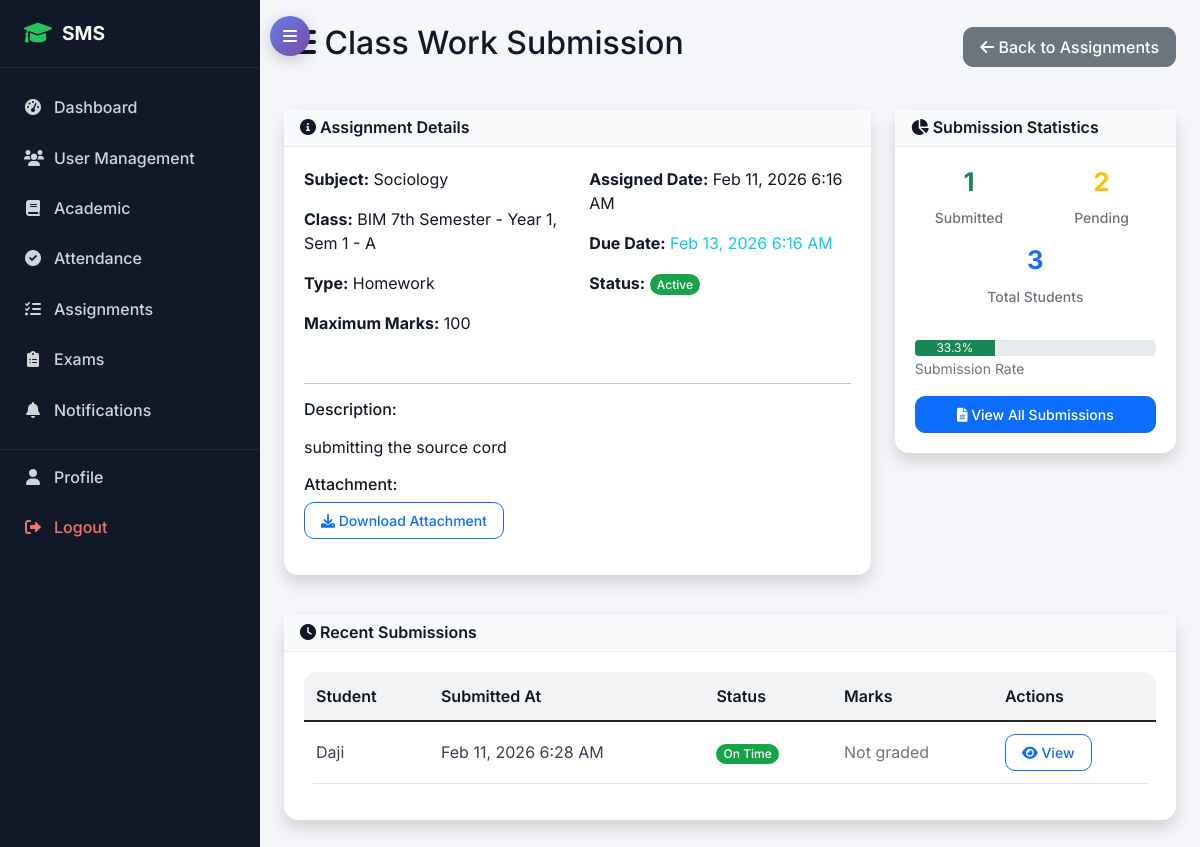
The page /academic/assignments/45/ (signed in) on the database its author committed.
### academic/models.py (models this page shows, shortened)
class Assignment(models.Model):
    ASSIGNMENT_TYPES = (
        ('homework', 'Homework'),
        ('project', 'Project'),
        ('lab', 'Lab Work'),
        ('presentation', 'Presentation'),
        ('quiz', 'Quiz'),
    )
    title = models.CharField(max_length=200)
    description = models.TextField()
    assignment_type = models.CharField(max_length=20, choices=ASSIGNMENT_TYPES, default='homework')
    subject = models.ForeignKey(Subject, on_delete=models.CASCADE)
    class_assigned = models.ForeignKey(Class, on_delete=models.CASCADE)
    teacher = models.ForeignKey(TeacherProfile, on_delete=models.CASCADE)
    assigned_date = models.DateTimeField(auto_now_add=True)
    due_date = models.DateTimeField()
    max_marks = models.PositiveIntegerField(default=100)
    instructions = models.TextField(blank=True)
    attachment = models.FileField(upload_to='assignments/', blank=True, null=True)
    is_active = models.BooleanField(default=True)

class Subject(models.Model):
    name = models.CharField(max_length=100)
    code = models.CharField(max_length=20, unique=True)
    course = models.ForeignKey(Course, on_delete=models.CASCADE)
    semester = models.PositiveIntegerField()
    year = models.PositiveIntegerField()  # 1st year, 2nd year, etc.
    credits = models.PositiveIntegerField(default=3)
    description = models.TextField(blank=True)
    class Meta:
        unique_together = ['code', 'course']

class Class(models.Model):
    name = models.CharField(max_length=50)
    course = models.ForeignKey(Course, on_delete=models.CASCADE)
    year = models.PositiveIntegerField()  # 1st year, 2nd year, etc.
    semester = models.PositiveIntegerField()
    section = models.CharField(max_length=10)
    academic_year = models.ForeignKey(AcademicYear, on_delete=models.CASCADE)
    class_teacher = models.ForeignKey(TeacherProfile, on_delete=models.SET_NULL, null=True, blank=True, related_name='class_teacher_for')
    class Meta:
        unique_together = ['course', 'year', 'semester', 'section', 'academic_year']

class AssignmentSubmission(models.Model):
    assignment = models.ForeignKey(Assignment, on_delete=models.CASCADE)
    student = models.ForeignKey(StudentProfile, on_delete=models.CASCADE)
    submission_text = models.TextField(blank=True)
    attachment = models.FileField(upload_to='submissions/', blank=True, null=True)
    submitted_at = models.DateTimeField(auto_now_add=True)
    is_late = models.BooleanField(default=False)
    marks_obtained = models.DecimalField(max_digits=6, decimal_places=2, null=True, blank=True)
    feedback = models.TextField(blank=True)
    graded_by = models.ForeignKey(TeacherProfile, on_delete=models.SET_NULL, null=True, blank=True)
    graded_at = models.DateTimeField(null=True, blank=True)
    class Meta:
        unique_together = ['assignment', 'student']

### accounts/models.py (models this page shows, shortened)
class StudentProfile(models.Model):
    user = models.OneToOneField(User, on_delete=models.CASCADE, related_name='student_profile')
    student_id = models.CharField(max_length=20, unique=True)
    admission_date = models.DateField()
    guardian_name = models.CharField(max_length=100)
    guardian_phone = models.CharField(max_length=17)
    guardian_email = models.EmailField()
    emergency_contact = models.CharField(max_length=17)
    blood_group = models.CharField(max_length=5, blank=True)

class User(AbstractUser):
    USER_TYPE_CHOICES = (
        ('admin', 'Admin'),
        ('student', 'Student'),
        ('teacher', 'Teacher'),
        ('parent', 'Parent'),
    )
    user_type = models.CharField(max_length=10, choices=USER_TYPE_CHOICES)
    phone_regex = RegexValidator(regex=r'^\+?1?\d{9,15}$', message="Phone number must be entered in the format: '+999999999'. Up to 15 digits allowed.")
    phone_number = models.CharField(validators=[phone_regex], max_length=17, blank=True)
    address = models.TextField(blank=True)
    date_of_birth = models.DateField(null=True, blank=True)
    profile_picture = models.ImageField(upload_to='profile_pics/', blank=True, null=True)
    is_active = models.BooleanField(default=True)
    created_at = models.DateTimeField(auto_now_add=True)
    updated_at = models.DateTimeField(auto_now=True)

### academic/views.py (the view)
# urls.py: path('assignments/<int:assignment_id>/', views.assignment_detail, name='assignment_detail'),
@login_required
@user_passes_test(is_teacher_or_admin)
def assignment_detail(request, assignment_id):
    assignment = get_object_or_404(Assignment, id=assignment_id)
    if request.user.user_type == 'teacher' and assignment.teacher != request.user.teacher_profile:
        messages.error(request, 'You do not have permission to view this assignment.')
        return redirect('academic:assignment_list')
    submissions = AssignmentSubmission.objects.filter(
        assignment=assignment
    ).select_related('student__user').order_by('-submitted_at')
    total_students = assignment.class_assigned.studentenrollment_set.filter(is_active=True).count()
    submitted_count = submissions.count()
    pending_count = total_students - submitted_count
    submission_percentage = (submitted_count / total_students * 100) if total_students > 0 else 0
    context = {
        'assignment': assignment,
        'submissions': submissions,
        'total_students': total_students,
        'submitted_count': submitted_count,
        'pending_count': pending_count,
        'submission_percentage': round(submission_percentage, 1),
    }
    return render(request, 'academic/assignment_detail.html', context)

### academic/views.py (called while the page is built)
def is_teacher_or_admin(user):
    return user.is_authenticated and user.user_type in ['admin', 'teacher']

### templates/academic/assignment_detail.html (shortened to what this page needs)
{% extends 'base.html' %}
{% block content %}
<div class="row">
    <div class="col-12">
        <div class="d-flex justify-content-between align-items-center mb-4">
            <h2><i class="fas fa-tasks"></i> {{ assignment.title }}</h2>
            <div>
                <a href="{% url 'academic:assignment_list' %}" class="btn btn-secondary">
                    <i class="fas fa-arrow-left"></i> Back to Assignments
                </a>
            </div>
        </div>
    </div>
</div>
<div class="row mb-4">
    <div class="col-lg-8">
        <div class="card shadow">
            <div class="card-header bg-primary text-white">
                <h6 class="m-0"><i class="fas fa-info-circle"></i> Assignment Details</h6>
            </div>
            <div class="card-body">
                <div class="row">
                    <div class="col-md-6">
                        <p><strong>Subject:</strong> {{ assignment.subject.name }}</p>
                        <p><strong>Class:</strong> {{ assignment.class_assigned.name }}</p>
                        <p><strong>Type:</strong> {{ assignment.assignment_type|title }}</p>
                        <p><strong>Maximum Marks:</strong> {{ assignment.max_marks }}</p>
                    </div>
                    <div class="col-md-6">
                        <p><strong>Assigned Date:</strong> {{ assignment.assigned_date|date:"M d, Y g:i A" }}</p>
                        <p><strong>Due Date:</strong>
                            <span class="{% if assignment.due_date < today %}text-danger{% else %}text-info{% endif %}">
                                {{ assignment.due_date|date:"M d, Y g:i A" }}
                            </span>
                        </p>
                        <p><strong>Status:</strong>
                            {% if assignment.is_active %}
                                <span class="badge bg-success">Active</span>
                            {% else %}
                                <span class="badge bg-secondary">Inactive</span>
                            {% endif %}
                        </p>
                    </div>
                </div>
                <hr>
                <h6>Description:</h6>
                <p>{{ assignment.description|linebreaks }}</p>
                {% if assignment.attachment %}
                <h6>Attachment:</h6>
                <p><a href="{{ assignment.attachment.url }}" class="btn btn-outline-primary btn-sm" target="_blank">
                    <i class="fas fa-download"></i> Download Attachment
                </a></p>
                {% endif %}
            </div>
        </div>
    </div>
    <div class="col-lg-4">
        <div class="card shadow">
            <div class="card-header bg-success text-white">
                <h6 class="m-0"><i class="fas fa-chart-pie"></i> Submission Statistics</h6>
            </div>
            <div class="card-body">
                <div class="row text-center">
                    <div class="col-6 mb-3">
                        <h4 class="text-success">{{ submitted_count }}</h4>
                        <small class="text-muted">Submitted</small>
                    </div>
                    <div class="col-6 mb-3">
                        <h4 class="text-warning">{{ pending_count }}</h4>
                        <small class="text-muted">Pending</small>
                    </div>
                    <div class="col-12">
                        <h4 class="text-primary">{{ total_students }}</h4>
                        <small class="text-muted">Total Students</small>
                    </div>
                </div>
                {% if total_students > 0 %}
                <div class="progress mt-3">
                    <div class="progress-bar bg-success" style="width: {{ submission_percentage }}%">
                        {{ submission_percentage }}%
                    </div>
                </div>
                <small class="text-muted">Submission Rate</small>
                {% endif %}
                <div class="mt-3">
                    <a href="{% url 'academic:assignment_submissions' assignment.id %}" class="btn btn-primary btn-sm w-100">
                        <i class="fas fa-file-alt"></i> View All Submissions
                    </a>
                </div>
            </div>
        </div>
    </div>
</div>
<div class="row">
    <div class="col-12">
        <div class="card shadow">
            <div class="card-header bg-info text-white">
                <h6 class="m-0"><i class="fas fa-clock"></i> Recent Submissions</h6>
            </div>
            <div class="card-body">
                {% if submissions %}
                <div class="table-responsive">
                    <table class="table table-hover">
                        <thead>
                            <tr>
                                <th>Student</th>
                                <th>Submitted At</th>
                                <th>Status</th>
                                <th>Marks</th>
                                <th>Actions</th>
                            </tr>
                        </thead>
                        <tbody>
                            {% for submission in submissions|slice:":10" %}
                            <tr>
                                <td>{{ submission.student.user.get_full_name|default:submission.student.user.username }}</td>
                                <td>{{ submission.submitted_at|date:"M d, Y g:i A" }}</td>
                                <td>
                                    {% if submission.is_late %}
                                        <span class="badge bg-warning">Late</span>
                                    {% else %}
                                        <span class="badge bg-success">On Time</span>
                                    {% endif %}
                                </td>
                                <td>
                                    {% if submission.marks_obtained %}
                                        {{ submission.marks_obtained }}/{{ assignment.max_marks }}
                                    {% else %}
                                        <span class="text-muted">Not graded</span>
                                    {% endif %}
                                </td>
                                <td>
                                    <a href="#" class="btn btn-sm btn-outline-primary">
                                        <i class="fas fa-eye"></i> View
                                    </a>
                                </td>
                            </tr>
                            {% endfor %}
                        </tbody>
                    </table>
                </div>
                {% else %}
                <div class="text-center py-4">
                    <i class="fas fa-inbox fa-3x text-muted mb-3"></i>
                    <h6 class="text-muted">No Submissions Yet</h6>
                    <p class="text-muted">Students haven't started submitting their work</p>
                </div>
                {% endif %}
            </div>
        </div>
    </div>
</div>
{% endblock %}

### rows shown on the page
Assignment: title "Class Work Submission", subject.name "Sociology", class_assigned.name "BIM 7th Semester - Year 1, Sem 1 - A", assignment_type "Homework", max_marks "100", assigned_date "Feb 11, 2026 6:16 AM", due_date "Feb 13, 2026 6:16 AM", description "submitting the source cord"
AssignmentSubmission: student.user.get_full_name "Daji", submitted_at "Feb 11, 2026 6:28 AM", is_late "On Time", shows "Not graded"

### other values the page prints
{{ submitted_count }} "1"
{{ pending_count }} "2"
{{ total_students }} "3"
{{ submission_percentage }} "33.3"
